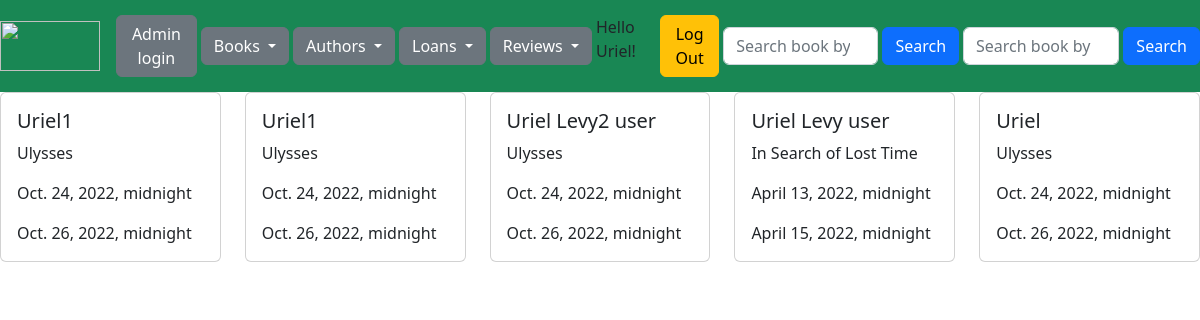
Before: /loanslist (signed in) with the older database file.
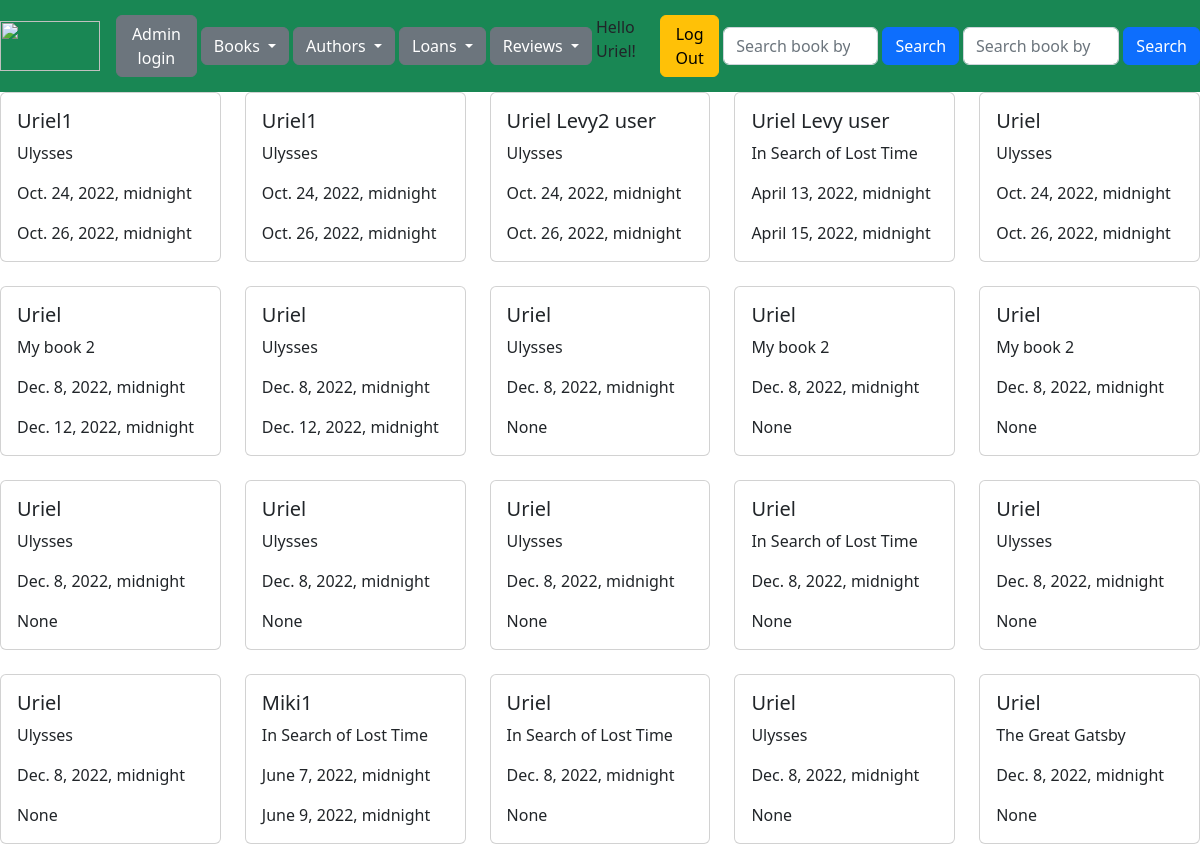
After: the same page with the newer database file.
### books/models.py (models this page shows, shortened)
class Loan(models.Model):
    custID=models.ForeignKey(User, on_delete=models.CASCADE,)
    bookID=models.ForeignKey(Book, on_delete=models.CASCADE,)
    loan_date=models.DateTimeField()
    return_date=models.DateTimeField(null=True)

class Book(models.Model):
    class BookType(models.IntegerChoices):
        ten_days = 1, "Ten Days Loan"
        five_days = 2, "Five Days Loan"
        two_days = 3, "Two Days Loan"
    name=models.CharField(max_length=50, null=False)
    author=models.CharField(max_length=50, null=False)
    year_published = models.DateField()
    type = models.SmallIntegerField(null=False, default = BookType.two_days, choices=BookType.choices)
    created_time=models.DateTimeField(auto_now_add=True)
    image = models.ImageField(null=True, blank=True, default='/placeholder.png')
    def __str__(self):
        return self.name

### books/views.py (the view)
# urls.py: path('loanslist', views.loans_list, name="loans_list"),
@login_required
def loans_list(request):
    all_loans = Loan.objects.all()
    context = {
        'loans_list': all_loans,
    }
    return render(request,'books/all_loans.html', context=context)

### books/templates/books/all_loans.html (shortened to what this page needs)
{% extends "main.html" %}
{% load static %}
{% block content %}
<div class="row row-cols-1 row-cols-md-5 g-4">
        {% for loan in loans_list %}
        <div class="col">
          <div class="card">
            <div class="card-body">
              <h5 class="card-title">{{ loan.custID}}</h5>
              <p class="card-text"> {{ loan.bookID }}</p>
              <p class="card-text"> {{ loan.loan_date}}</p>
              <p class="card-text"> {{ loan.return_date}}</p>
            </div>
          </div>
        </div>
        {% endfor %}
    </div>
{% endblock%}

Changed rows visible on the page:
added Loan: custID "Uriel", bookID "My book 2", loan_date "Dec. 8, 2022, midnight", return_date "Dec. 12, 2022, midnight"
added Loan: custID "Uriel", bookID "Ulysses", loan_date "Dec. 8, 2022, midnight", return_date "Dec. 12, 2022, midnight"
added Loan: custID "Uriel", bookID "Ulysses", loan_date "Dec. 8, 2022, midnight", return_date "None"
added Loan: custID "Uriel", bookID "My book 2", loan_date "Dec. 8, 2022, midnight", return_date "None"
added Loan: custID "Uriel", bookID "My book 2", loan_date "Dec. 8, 2022, midnight", return_date "None"
added Loan: custID "Uriel", bookID "Ulysses", loan_date "Dec. 8, 2022, midnight", return_date "None"
added Loan: custID "Uriel", bookID "Ulysses", loan_date "Dec. 8, 2022, midnight", return_date "None"
added Loan: custID "Uriel", bookID "Ulysses", loan_date "Dec. 8, 2022, midnight", return_date "None"
added Loan: custID "Uriel", bookID "In Search of Lost Time", loan_date "Dec. 8, 2022, midnight", return_date "None"
added Loan: custID "Uriel", bookID "Ulysses", loan_date "Dec. 8, 2022, midnight", return_date "None"
added Loan: custID "Uriel", bookID "Ulysses", loan_date "Dec. 8, 2022, midnight", return_date "None"
added Loan: custID "Miki1", bookID "In Search of Lost Time", loan_date "June 7, 2022, midnight", return_date "June 9, 2022, midnight"
added Loan: custID "Uriel", bookID "In Search of Lost Time", loan_date "Dec. 8, 2022, midnight", return_date "None"
added Loan: custID "Uriel", bookID "Ulysses", loan_date "Dec. 8, 2022, midnight", return_date "None"
added Loan: custID "Uriel", bookID "The Great Gatsby", loan_date "Dec. 8, 2022, midnight", return_date "None"
